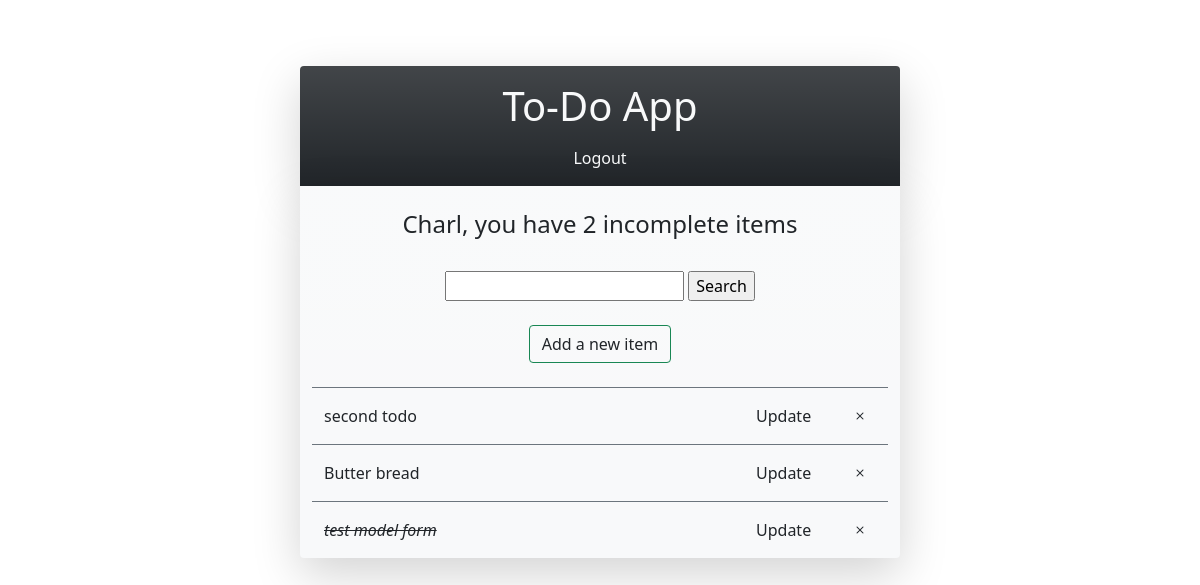
Page / (signed in) on the earlier database version.
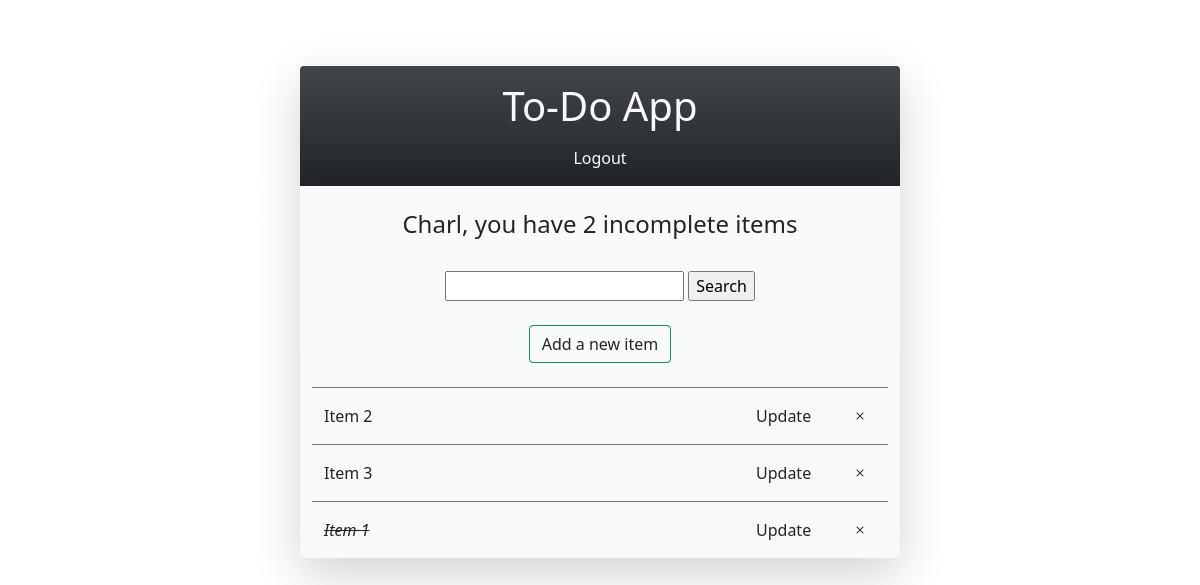
Same page on the later database version.
### todo/models.py (models this page shows, shortened)
class Todo(models.Model):
    user        = models.ForeignKey(User, on_delete=models.CASCADE, null=True)
    title       = models.CharField(max_length=50)
    text        = models.TextField(null=True, blank=True)
    complete    = models.BooleanField(default=False)
    created_on  = models.DateTimeField(auto_now_add=True)
    class Meta:
        ordering = ['complete']

### todo/views.py (the view)
# urls.py: path('', views.TodoList.as_view(), name = 'todo'),
class TodoList(LoginRequiredMixin, ListView):
    model               = Todo
    context_object_name = 'todos'
    def get_context_data(self, **kwargs):
        context             = super().get_context_data(**kwargs)
        context['todos']    = context['todos'].filter(user=self.request.user)
        context['count']    = context['todos'].filter(complete=False).count()
        search              = self.request.GET.get('todo-search') or ''
        if search:
            context['todos']= context['todos'].filter(
                title__startswith = search
            )
        context['search'] = search
        return context

### todo/templates/todo/todo_list.html
{% extends 'todo/base.html' %}
{% load static %}
{% block content %}
<h4 class="text-center py-4">
  {{user.username|title}}, you have {{count}} incomplete item{{count|pluralize}}
</h4>
<div class="text-center container pb-4">
  <form method="GET">
    <input type="text" name="todo-search" value='{{search}}'>
    <input type="submit" value="Search" >
  </form>
</div>
<div class="text-center container pb-4">
  <a href="{% url 'todo_create' %}" class="btn btn-outline-success">Add a new item</a>
</div>
<div class="container mb-3 bg-light">
  {% for todo in todos %}
    <div class="row border-top border-secondary py-3">
      <div class="col-9">
        {% if todo.complete == True %}
          <a href="{% url 'todo_detail' todo.id %}" class="text-decoration-line-through fst-italic">
            {{ todo.title }}
          </a>
        {% else %}
          <a href="{% url 'todo_detail' todo.id %}">  {{ todo.title }} </a>
        {% endif %}
      </div>
      <div class="col-2">
        <a href="{% url 'todo_update' todo.id %}" id="update-item">  Update </a>
      </div>
      <div class="col-1">
        <a href="{% url 'todo_delete' todo.id %}" id="delete-item">
          <i class="bi bi-x"></i>
        </a>
      </div>
    </div>
  {% empty %}
    <h4 class="text-center py-4 fst-italic">No items in your To-Do List</h4>
  {% endfor %}
</div>
{% endblock content %}

### todo/templates/todo/base.html (shortened to what this page needs)
<!DOCTYPE html>
<html lang="en">
<head>
  {% load static %}
  <link rel="stylesheet" href="{% static 'todo/style.css' %}">
  <link href="https://cdn.jsdelivr.net/npm/bootstrap@5.0.2/dist/css/bootstrap.min.css" rel="stylesheet">
  <link rel="stylesheet" href="https://cdn.jsdelivr.net/npm/bootstrap-icons@1.5.0/font/bootstrap-icons.css">
</head>
<body>
  <div class="container bg-dark bg-gradient text-light rounded-top shadow-lg" style="max-width:600px">
    <div class="text-center my-3 pt-3">
      <a href="{% url 'todo' %}" class="h1 text-center">
        To-Do App
      </a>
    </div>
    <div class="text-center pb-3">
      {% if request.user.is_authenticated %}
        <a href="{% url 'logout' %}">Logout</a>
      {% else %}
        <a href="{% url 'login' %}">Login</a>
      {% endif %}
    </div>
  </div>
  <div class="container bg-light bg-gradient rounded-bottom shadow-lg" style="max-width:600px;">
    {% block content %}
    {% endblock content %}
  </div>
</body>
</html>

### todo/static/todo/style.css (style rules this page uses)
body { font-family: 'Montserrat', sans-serif; padding-top: 50px; }
a:link { color: inherit; text-decoration: none; }

Differences in the rows shown:
removed Todo: title "second todo"
removed Todo: title "Butter bread"
removed Todo: title "test model form"
added Todo: title "Item 2"
added Todo: title "Item 3"
added Todo: title "Item 1"
